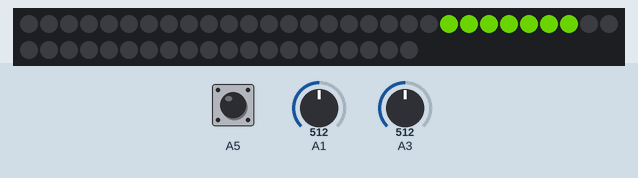
The sketch below on a simulated Arduino Nano, built with avr-gcc and run on an emulated ATmega328P. Parts: 50 RGB LEDs in strip order, left to right, continuing on the next row. Inputs (shaded band) come from the test bench; at power-on: A5 HIGH, A1 = 512, A3 = 512. Dim RGB values are drawn brighter than linear; the strip is taken to match the declared colour order; random numbers use the default seed unless the sketch sets one.

Above: at 1.2 s.
1.3 s: A5 pulled LOW for 1 s
2.9 s: A1 set to 716
At 3.86 s:
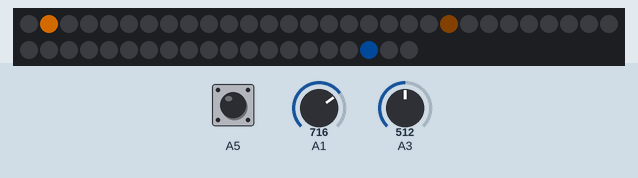
5.8 s: A3 set to 716
At 6.58 s:
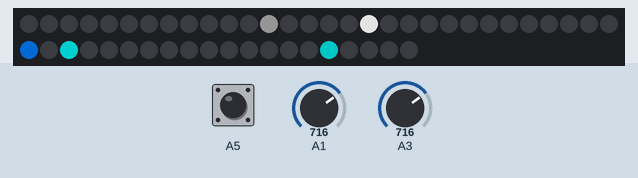
8.2 s: A3 set to 0
At 8.4 s:
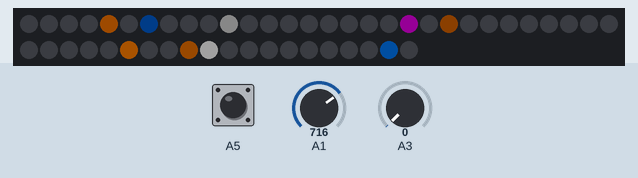
10.1 s: A1 set to 824
At 11.1 s:
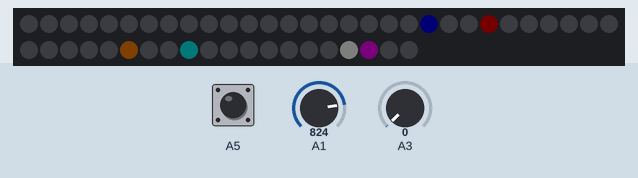
13.1 s: A1 set to 850
At 14.13 s:
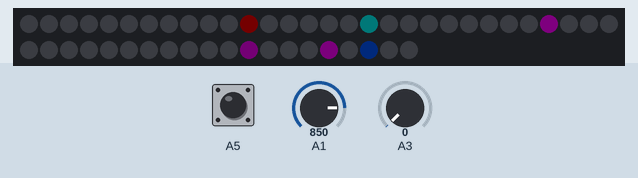

Measured:
- the behaviour switches between 837 and 838 on A1 (found by bisection; images 4 and 5)

The sketch:

vanLightsFinal.ino
```cpp
#include <Adafruit_NeoPixel.h>
#define LED_PIN 6
#define LED_COUNT 50
Adafruit_NeoPixel strip(LED_COUNT, LED_PIN, NEO_RGB + NEO_KHZ800);
#define WRM_WHT strip.Color(127, 255, 0)
#define RED strip.Color(0, 255, 0)
#define GRN strip.Color(255, 0, 0)
#define LOW_BRIGHTNESS 5
#define HIGH_BRIGHTNESS 254
#define POT1 A1
#define POT2 A3
#define BUTTON A5
#define MODE_NUM 2


class PotientometerSmoother{

    public: // Give it the number of the port, along the high and low limits of the values you want back.
      PotientometerSmoother(uint8_t portNum, int32_t low, int32_t high) {
        port = portNum;
        highRead = high;
        lowRead = low;
      }

      // returns the smoothed out value of the potentiometer.
      int getValue() {
        target = analogRead(port);
        value += floor((target - value) / 8);
        return map(value, 7, 1016, lowRead, highRead);
      }

      void resetLimits(int32_t low, int32_t high) { // Resets the limits on the pot reader.
        highRead = high;
        lowRead = low;
      }

      void calibrateSensor() {
        value = analogRead(port);
      }

    private:
      uint8_t port = 0;
      int32_t target = 0;
      int32_t value = 0;
      int32_t highRead = 0;
      int32_t lowRead = 0;
};

class ButtonControl { //This class keeps an eye on the button and mode managment

  public:
    ButtonControl(uint8_t portNum, uint8_t modeLim) {
      port = portNum;
      modeLimit = modeLim;
    }

    bool stayInMode(int8_t& mode) { // Returns true if the mode has not changed, and false if the mode changes.
      while(digitalRead(port) == LOW) {
        count++; // Keep track of how long the button has been held down for.
        delay(1);
        if (count > moreSec) { // What tf is this?? Well this is a fake battery life display if you hold the button down long enough.
          strip.clear();
          strip.fill(GRN, 0, LED_COUNT);
          strip.show();
        }
      }
      if (count > 1) { // Only check in here if the button has been held down at all.
        if (halfSec > count) {mode++;}
        if (count > halfSec && moreSec > count) {mode--;}
        count = 0;
        mode = modeCheck(mode);
        return false;
      }
      return true;
    }

  private:
    uint8_t modeCheck(int8_t mode) { // Returns an adjusted mode value that stays in bounds
      if (mode > modeLimit) {
        return 0;
      }
      if (0 > mode) {
        return modeLimit;
      }
      return mode;
    }
    size_t count = 0;
    int8_t modeLimit = 0;
    uint8_t port = 0;
    const int16_t halfSec = 300; // These are how long a button needs to be held for to switch modes.
    const int16_t moreSec = 3000;
};

class LEDDisplay{ // This class is incharge of just lighting leds up on the bar.

  public:
    void setColor(uint32_t newColor) { // Tell the display what color you would like to light up.
      color = newColor;
      for (int i = 0; i < LED_COUNT; ++i) {
        ColorDots[i].setLocation(i);
      }
    }

    void slideLightDisplay(int32_t potReading, int32_t brightness) { // The classic slidy light! This lights up 6 leds on the bar.
      head = potReading + 3; // The leds position depends on the reading from the display pot, which is passed to this function,
      tail = potReading - 3;
      for (int i = tail; i <= head; ++i) {
        displayLEDInBounds(i);
      }
      lowLightDisplay(brightness);
    }


    void bigLightDisplay(int32_t potReading, int32_t brightness) {
        head = potReading + (LED_COUNT / 2) + 6; // The leds position depends on the reading from the display pot, which is passed to this function,
        tail = potReading - (LED_COUNT / 2) - 6; // The plus 6 here is so that the light pauses longer when fully displayed.
        for (int i = tail; i <= head; ++i) {
          displayLEDInBounds(i);
        }
        lowLightDisplay(brightness);
    }

    // Needs to be used in a loop. This will display random leds, fading them on a and off. Once off, they stay off untill turned on again.
    // The pot reading here acts as a delay stopping the function from turning leds on and off.
    // So everytime the count lines up with the pot reading, the function lights up another led.
    // The greater the pot reading the longer between new leds getting lit up.
    void discoLights(int32_t potReading) {
      count++;
      if (count % potReading == 0) { // Time to light up another dot.
        ColorDots[random(LED_COUNT)].turnOn();
      }
      for (int i = 0; i < LED_COUNT; ++i) {
        ColorDots[i].displayDot();
      }
    }

  private:
    // Helper class for the disco light function
    class ColoredDots{

      public:
        void displayDot() { // If the dot is on, move it up or down in brightness.
          if (ON) {
            if (brightDir) {
              increaseBrightness();
            } else {
              decreaseBrightnes();
            }
            displaySelf();
          }
        }

        void turnOn() {
          ON = true;
        }

        void setLocation(int32_t newLoc) {
          location = newLoc;
        }

      private:
        uint8_t colorIndex = random(5);
        int32_t location = 0;
        uint8_t brightValue = 0;
        size_t count = 0;
        bool brightDir = true;
        bool ON = false;
        int8_t changeRate = random(5);

        void increaseBrightness() {
          brightValue += changeRate;
          if (brightValue >= 250) {
            brightDir = false;
          }
        }

        void decreaseBrightnes() {
          brightValue -= changeRate;
          if (brightValue <= 5) {
            brightDir = true;
            ON = false;
            brightValue = 0;
            colorIndex = random(5);
          }
        }

        void setRandomColor() { // This picks a new color index for the pick color function
          colorIndex = random(5);
        }

        // This allows you to animate a color for any level of brightness free of strip brightness.
        uint32_t pickColor(uint8_t color, uint8_t brightness) {
          switch(color) {
           case 0:
           //White
            return strip.Color(brightness, brightness, brightness);
           case 1:
            //Magenta
            return strip.Color(0, brightness, brightness);
           case 2:
            //Violet
            return strip.Color(0, brightness / 2, brightness);
           case 3:
            // Green ish??
            return strip.Color(brightness, brightness / 2, 0);
           case 4:
            // Cyan
            return strip.Color(brightness, 0, brightness );
          }
          return strip.Color(0, 0, 0);
        }

         void displaySelf() {
           strip.setPixelColor(location, pickColor(colorIndex, brightValue));
         }
    };

    ColoredDots ColorDots[LED_COUNT];
    size_t count = 0;
    uint32_t color = 0;
    int32_t head = 0;
    int32_t tail = 0;
    uint8_t lowLightThreshold = LOW_BRIGHTNESS + 1;
    void displayLEDInBounds(int32_t loc) { // This takes in a location and only displays it if it is in bounds on the led strip.
      if (loc >= 0 && LED_COUNT >= loc) {
        strip.setPixelColor(loc, color);
      }
    }
    void lowLightDisplay(int32_t brightness) { // Turns the strip red when the light is turned down low enough.
      if (brightness < lowLightThreshold) {
        strip.clear();
        strip.fill(RED, 0);
      }
    }
};

class LEDBar { // This is the main class that houses everything!!
  public:

    LEDBar(uint8_t bPort, // Jesus christ look at all those variables!!!
           int32_t bLow,
           int32_t bHigh,
           uint8_t dPort,
           int32_t dLow,
           int32_t dHigh,
           uint8_t buttPort,
           uint8_t modeLimit) :
           BrightnessPot(bPort, bLow, bHigh),
           DisplayPot(dPort, dLow, dHigh),
           ButtControl(buttPort, modeLimit) {}

    void isOn() { // This runs the light! Stick this in the main loop on the arduino for best results.
      switch (mode) {
        case 0:
          slideLight();
          break;
        case 1:
          bigLight();
          break;
        case 2:
          discoParty();
          break;
      }
    }

    void calibrateSensors() {
      BrightnessPot.calibrateSensor();
      brightness = BrightnessPot.getValue();
      DisplayPot.calibrateSensor();
    }

  private:
    PotientometerSmoother BrightnessPot;
    PotientometerSmoother DisplayPot;
    ButtonControl ButtControl;
    LEDDisplay LightDisplay;
    int8_t mode = 0;
    bool fading = false;
    uint32_t brightness = 0;
    uint8_t lowLightThreshold = 25;

    void brightnessCheck() { // Check the reading on the brightness potentiometer. If it has changed update the overall strip brightness.
      uint32_t tempBir = BrightnessPot.getValue();
      if (brightness != tempBir) {
        brightness = tempBir;
        strip.setBrightness(brightness);
      }
    }

    void fadeOn() { // Take the brightness from zero to whatever the current level is.
      for(int i = 1; i < 101; ++i) {
        brightnessCheck();
        uint32_t fadeValue = brightness * i / 100;
        strip.setBrightness(fadeValue);
        strip.show();
        delay(2);
      }
      strip.setBrightness(brightness);
    }

    void fadeOff() { // Take the brightness from the current level down to zero.
      for(int i = 100; i > 0; --i) {
        brightnessCheck();
        uint32_t fadeValue = brightness * i / 100;
        strip.setBrightness(fadeValue);
        strip.show();
        delay(2);
      }
      strip.setBrightness(brightness);
      strip.clear();
    }

    void slideLight() { // Displays a 5 led light pod and slides it around for localized light
      DisplayPot.resetLimits(-3, LED_COUNT + 2);
      LightDisplay.setColor(WRM_WHT);
      LightDisplay.slideLightDisplay(DisplayPot.getValue(), brightness);
      fadeOn();
      while(ButtControl.stayInMode(mode)) {
        strip.clear();
        LightDisplay.slideLightDisplay(DisplayPot.getValue(), brightness);
        brightnessCheck();
        strip.show();
      }
      fadeOff();
    }

    void bigLight() { // This time the light pod is the size of the led strip. Sliding it one way or the other essentially shifts the total light on the strip.
      DisplayPot.resetLimits((-LED_COUNT / 2) - 6, LED_COUNT + (LED_COUNT / 2) + 5);
      LightDisplay.setColor(WRM_WHT);
      LightDisplay.bigLightDisplay(DisplayPot.getValue(), brightness);
      fadeOn();
      while(ButtControl.stayInMode(mode)) {
        strip.clear();
        LightDisplay.bigLightDisplay(DisplayPot.getValue(), brightness);
        brightnessCheck();
        strip.show();
      }
      fadeOff();
    }

    void discoParty() { // Randomly lights up colored leds for a party! how many leds are currently lit is decided by the display pot.
      DisplayPot.resetLimits(1, 50);
      fadeOn();
      while(ButtControl.stayInMode(mode)) {
        LightDisplay.discoLights(DisplayPot.getValue());
        brightnessCheck();
        delay(1);
        strip.show();
      }
      fadeOff();
    }
};

LEDBar TheLight(POT2, LOW_BRIGHTNESS, HIGH_BRIGHTNESS, POT1, 0, 0, BUTTON, MODE_NUM);

void setup() {
  Serial.begin(9600);
  strip.begin();
  strip.clear();
  pinMode(A0, INPUT);
  pinMode(A1, INPUT);
  pinMode(A5, INPUT_PULLUP);
  pinMode(A7, INPUT);
  TheLight.calibrateSensors();
}


void loop() {
  TheLight.isOn();
}
```
